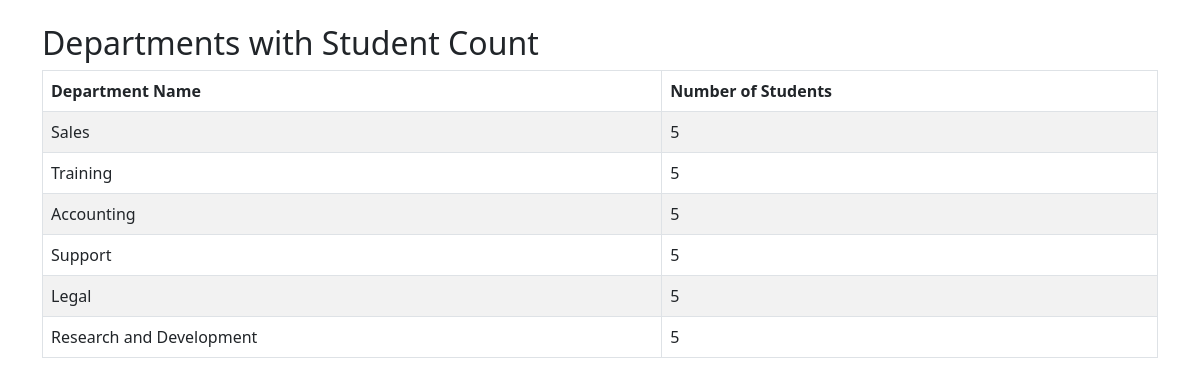
The app's page /books/lab9/task11 with its own data.
### apps/bookmodule/models.py (models this page shows)
class Department(models.Model):
    name = models.CharField(max_length=50)

### apps/bookmodule/views.py (the view)
# urls.py: path('lab9/task11', views.task11),
def task11(request):
    departments = Department.objects.annotate(student_count=Count('student11'))
    return render(request, 'task1.html', {'departments': departments})

### apps/bookmodule/templates/task1.html (shortened to what this page needs)
<!DOCTYPE html>
<html>
<head>
    <link href="https://cdn.jsdelivr.net/npm/bootstrap@5.3.0/dist/css/bootstrap.min.css" rel="stylesheet">
</head>
<body class="container mt-4">
    <h2>Departments with Student Count</h2>
    <table class="table table-bordered table-striped">
        <thead>
            <tr>
                <th>Department Name</th>
                <th>Number of Students</th>
            </tr>
        </thead>
        <tbody>
            {% for department in departments %}
            <tr>
                <td>{{ department.name }}</td>
                <td>{{ department.student_count }}</td>
            </tr>
            {% endfor %}
        </tbody>
    </table>
</body>
</html>

### records on screen
Department: name "Sales", student_count "5"
Department: name "Training", student_count "5"
Department: name "Accounting", student_count "5"
Department: name "Support", student_count "5"
Department: name "Legal", student_count "5"
Department: name "Research and Development", student_count "5"
